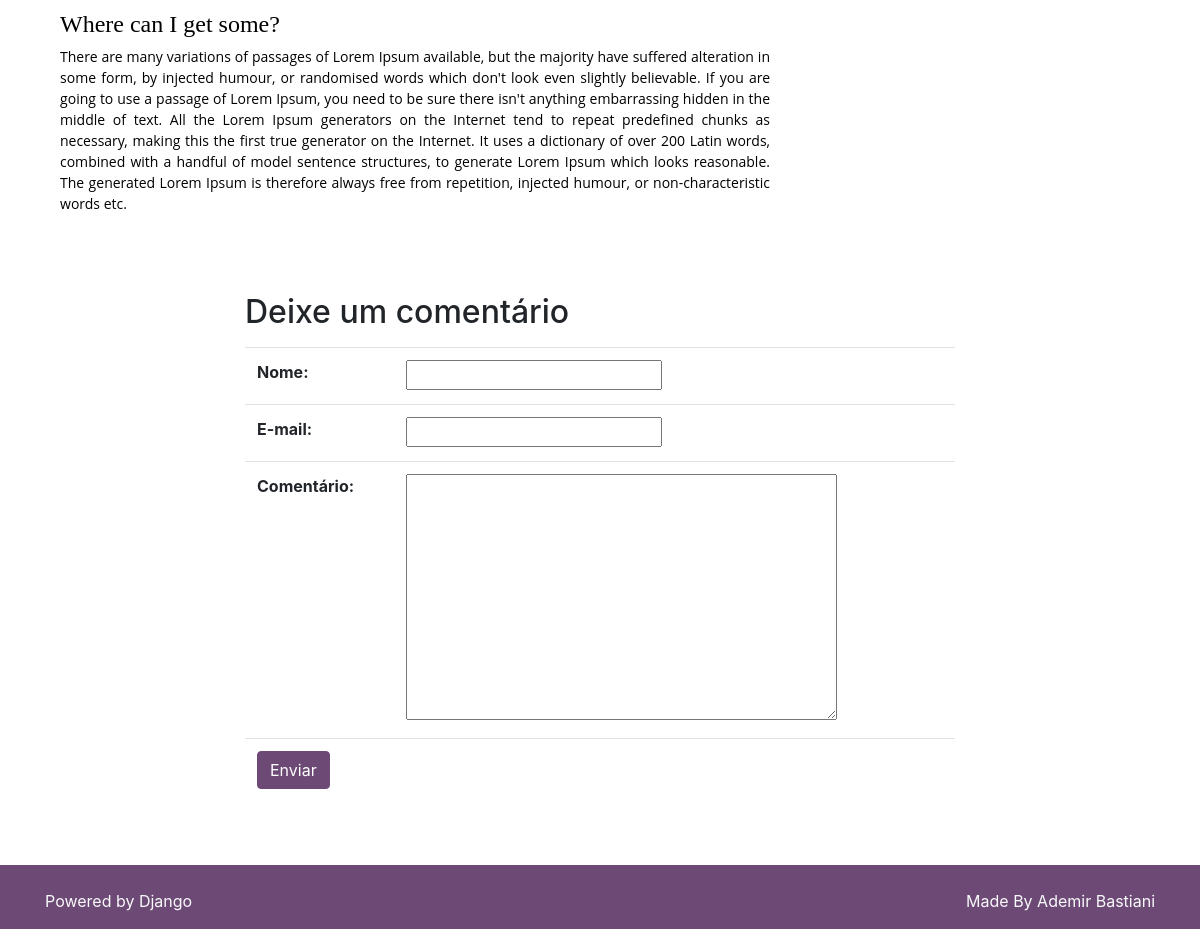
Page /post/5 (lower part) on the earlier database version.
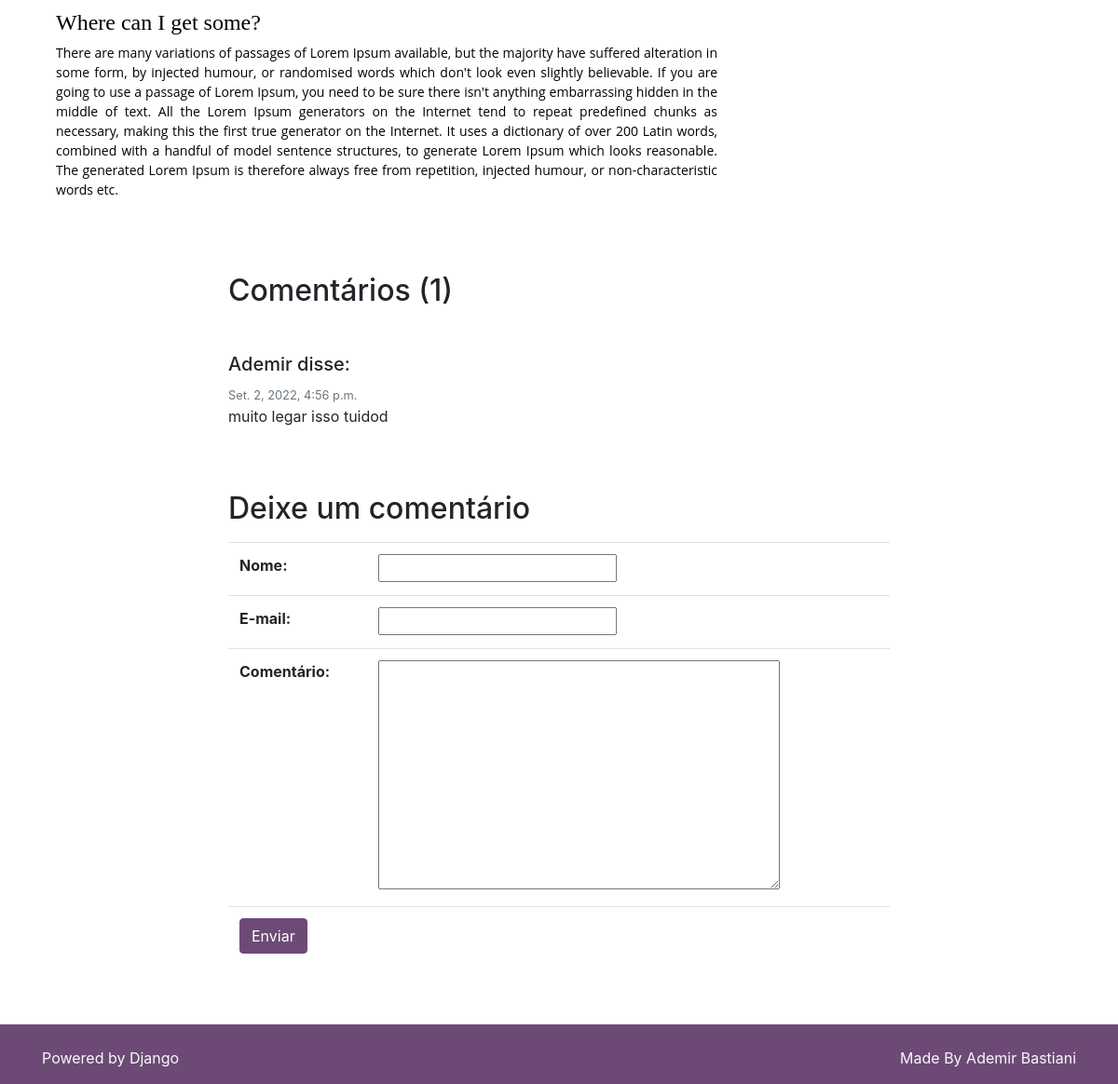
Same page on the later database version.
### comentarios/models.py (models this page shows, shortened)
class Comentario(models.Model):
    nome_comentario = models.CharField(max_length=300,verbose_name='Nome')
    email_comentario = models.EmailField(max_length=300, verbose_name='E-mail')
    comentario = models.TextField(verbose_name='Comentário')
    post_comentario = models.ForeignKey(Post,on_delete=models.CASCADE,
        verbose_name='Post'
    )
    usuario_comentario = models.ForeignKey(
        User,
        on_delete=models.DO_NOTHING,
        blank=True,
        null=True
    )
    data_comentario = models.DateTimeField(
        default=timezone.now,
        verbose_name='Data Comentário'
        )
    publicado_comentario = models.BooleanField(
        default=False,
        verbose_name='Publicado',
    )

### posts/views.py (the view, shortened to what this page needs)
class PostDetalhes(UpdateView):
    model = Post
    template_name = 'posts/post_detalhes.html'
    form_class = FormComentario
    context_object_name = 'post'
    def get_context_data(self, **kwargs):
        contexto = super().get_context_data(**kwargs)
        post = self.get_object()
        comentarios = Comentario.objects.filter(
            publicado_comentario=True,
            post_comentario=post.id
        )
        contexto['comentarios'] = comentarios
        return contexto

### comentarios/forms.py (shortened to what this page needs)
class FormComentario(ModelForm):
    class Meta:
        model = Comentario
        fields = ('nome_comentario', 'email_comentario', 'comentario')

### categorias/models.py (called while the page is built)
    def __str__(self) -> str:
        return self.name

### posts/templates/posts/post_detalhes.html (shortened to what this page needs)
{% extends 'base.html' %}
{% block content %}
     <div class="container">
        <div class="row pt-5">
            <div class="col-xl-8">
                {{ post.conteudo_post|safe }}
            </div>
        </div>
        {% if comentarios %}
        <div class="row pt-5">
            <div class="col-xl"></div>
            <div class="col-xl-8">
                <h2 class="my-3">Comentários ({{comentarios.count}})</h2>
                {% for comentario in comentarios %}
                <h5 class="mb-2 mt-5">{{ comentario.nome_comentario}} disse:</h5>
                <small class="text-muted">{{ comentario.data_comentario }}</small>
                <p class="mb-1">{{ comentario.comentario }}</p>
                {% endfor %}
            </div>
            <div class="col-xl"></div>
        </div>
        {% endif %}
        <div class="row pt-5">
            <div class="col-xl"></div>
            <div class="col-xl-8">
                <h2 class="my-3">Deixe um comentário</h2>
                <form method="POST" action="#envia_comentario">
                    <table class="table">
                        {{ form }}
                        <tr>
                            <td colspan="2">
                                <input id="envia_comentario"
                                       type="submit"
                                       class="btn btn-primary"
                                       value="Enviar">
                            </td>
                        </tr>
                    </table>
                </form>
            </div>
            <div class="col-xl"></div>
        </div>
    </div>
{% endblock %}

Differences in the rows shown:
added Comentario: nome_comentario "Ademir", data_comentario "Set. 2, 2022, 4:56 p.m.", comentario "muito legar isso tuidod"
Other differences:
{{ comentarios.count }}: (not shown) → "1"
text now shown: "Comentários ( )"
